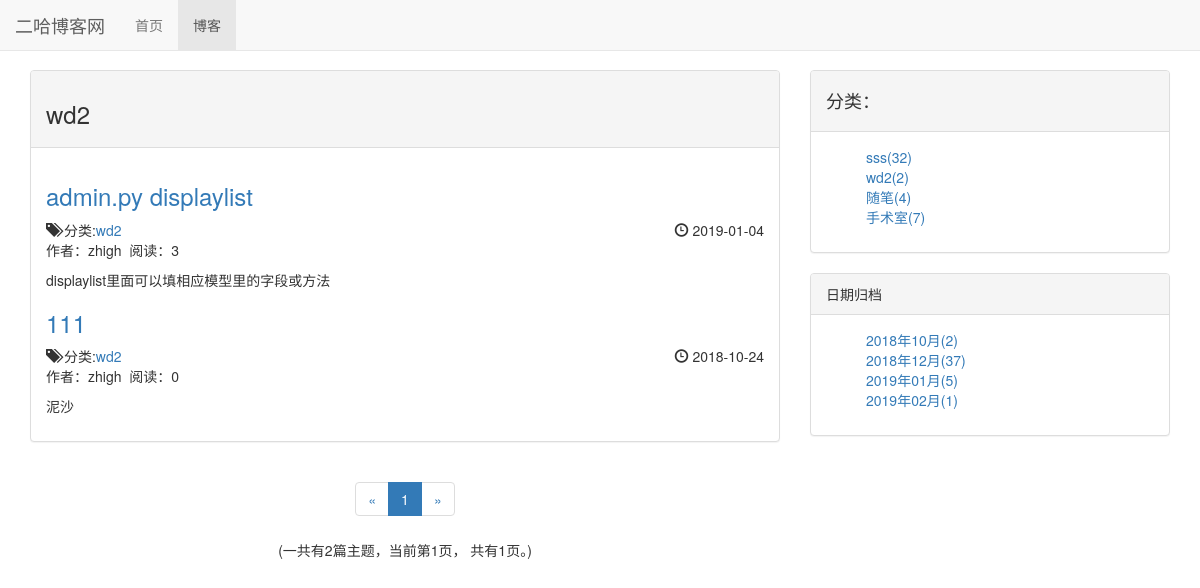
Screenshot of /topics/type/2 with the database file from the repository.
### learning/models.py (models this page shows, shortened)
class TopicType(models.Model):
    type_name = models.CharField(max_length=15)
    def __str__(self):
        return self.type_name

class Topic(models.Model,ReadNumExpandMethod):
    title = models.CharField(max_length=50)
    Topic_Type = models.ForeignKey(TopicType,on_delete = models.DO_NOTHING)
    content = RichTextUploadingField()
    author = models.ForeignKey(User,on_delete=models.DO_NOTHING)
    read_details = GenericRelation(ReadDetail)
    create_time = models.DateTimeField(auto_now_add=True)
    last_update_time = models.DateTimeField(auto_now_add=True)
    class Meta:
        ordering = ['-create_time']

### read_statistics/models.py (models this page shows)
class ReadNum(models.Model):
    read_num = models.IntegerField(default=0)
    content_type = models.ForeignKey(ContentType, on_delete=models.DO_NOTHING)
    object_id = models.PositiveIntegerField()
    content_object = GenericForeignKey('content_type', 'object_id')

### learning/views.py (the view)
# urls.py: path('type/<int:Topic_Type_pk>',views.topics_with_type,name="topics_with_type"),
def topics_with_type(request,Topic_Type_pk):
    topic_type = get_object_or_404(TopicType, pk=Topic_Type_pk)
    topics_all_list= Topic.objects.filter(Topic_Type=topic_type)
    context = get_topic_list_common_data(request,topics_all_list)
    context['topics_type']=topic_type
    context['topics'] = topics_all_list
    return render(request,'topic_with_type.html',context)

### read_statistics/models.py (called while the page is built)
    def get_read_num(self):
        try:
            ct = ContentType.objects.get_for_model(self)
            readnum = ReadNum.objects.get(content_type=ct, object_id=self.pk)
            return readnum.read_num
        except exceptions.ObjectDoesNotExist:
            return 0

### learning/templates/topic_with_type.html (shortened to what this page needs)
{% extends "topic_list.html" %}
{% block topic_list_title %}
	<h3>{{topics_type.type_name}}</h3>
{% endblock topic_list_title %}

### learning/templates/topic_list.html (shortened to what this page needs)
{% extends "base.html" %}
{% load static %}
{% block nav_topic_active %}active{% endblock %}
{% block css %}
<link rel="stylesheet" href="{% static 'learning/topic_list.css' %}">
{% endblock css %}
{% block content%}
  <div class="container">
    <div class="row">
      <div class="col-md-8">
        <div class="panel panel-default">
          <div class="panel-heading">
            <h3 class="panel-title">
              {% block topic_list_title %}{% endblock topic_list_title %}
            </h3>
          </div>
          <div class="panel-body">
            <p>
            {%for topic in page_of_topics%}
              <div class="topic">
                <a href="{% url 'topic_detail' topic.pk %}">
                  <h3>{{ topic.title }}</h3>
                </a>
                <div class="topic-info">
                  <span class="glyphicon glyphicon-tags" aria-hidden="true"></span>
                  分类:<a href="{% url 'topics_with_type' topic.Topic_Type.pk %}">{{topic.Topic_Type}}</a>
                  <div style="display: inline-block;float: right;">
                    <span class="glyphicon glyphicon-time" aria-hidden="true"></span>
                    {{topic.create_time|date:"Y-m-d"}}
                  </div>
                </div>
                <p>作者：{{topic.author}} &nbsp;阅读：{{topic.get_read_num}}</p>
                <p>{{topic.content|truncatechars:120|striptags}}</p>
              </div>
            {%empty%}
              <div class="topic">
                <p>暂无博客</p>
              </div>
            {% endfor %}
            </p>
          </div>
        </div>
        <div class="paginator">
          <div aria-label="Page navigation">
            <ul class="pagination">
              <li>
                {% if page_of_topics.has_previous %}
                  <a href="?page={{page_of_topics.previous_page_number}}" aria-label="Previous">
                    <span aria-hidden="true">&laquo;</span>
                  </a>
                {% else %}
                  <span aria-hidden="true">&laquo;</span>
                {% endif %}
              </li>
              {% for page_num in current_page_range %}
                {% if page_num == page_of_topics.number %}
                  <li class="active"><span>{{page_num}}</span></li>
                {%else%}
                  {% if page_num == '...' %}
                     <li><span>{{page_num}}</span></li>
                  {% else %}
                    <li><a href="?page={{page_num}}">{{page_num}}</a></li>
                  {% endif %}
                {% endif %}
              {% endfor %}
              <li>
                {% if page_of_topics.has_next %}
                  <a href="?page={{page_of_topics.next_page_number}}" aria-label="Next">
                    <span aria-hidden="true">&raquo;</span>
                  </a>
                {% else %}
                  <span aria-hidden="true">&raquo;</span>
                {% endif %}
              </li>
            </ul>
            <div class="abc">(一共有{{topics|length}}篇主题，当前第{{page_of_topics.number}}页，
            共有{{page_of_topics.paginator.num_pages}}页。)
            </div>
          </div>
        </div>
      </div>
      <div class="col-md-4">
        <div class="panel panel-default">
          <div class="panel-heading">
            <h3 class="panel-title">
              <h4>分类：</h4>
            </h3>
          </div>
          <div class="panel-body">
            <ul>
            {% for topic_type in topic_types %}
              <li>
                <a href="{% url 'topics_with_type' topic_type.pk %}">{{topic_type.type_name}}({{topic_type.topic_count}})</a>
              </li>
            {% empty %}
              <li>暂无分类</li>
            {% endfor %}
          </ul>
          </div>
        </div>
        <div class="panel panel-default">
          <div class="panel-heading">日期归档</div>
          <div class="panel-body">
            <ul>
              {% for topic_date,topic_count in topic_dates.items %}
                <a href="{% url 'topics_with_date' topic_date.year topic_date.month %}">
                  <li>{{topic_date|date:"Y年m月"}}({{topic_count}})</li>
                </a>
              {% endfor %}
            </ul>
          </div>
        </div>
      </div>
    </div>
  </div>
{% endblock content%}

### static/main.css (style rules this page uses)
ul { list-style-type: none; }

### static/learning/topic_list.css (style rules this page uses)
.paginator { text-align: center; }

### rows the page displays
TopicType: type_name "wd2", topic_count "2"
Topic: title "admin.py displaylist", Topic_Type "wd2", create_time "2019-01-04", author "zhigh", get_read_num "3", content "displaylist里面可以填相应模型里的字段或方法"
Topic: title "111", Topic_Type "wd2", create_time "2018-10-24", author "zhigh", get_read_num "0", content "泥沙"
TopicType: type_name "sss", topic_count "32"
TopicType: type_name "随笔", topic_count "4"
TopicType: type_name "手术室", topic_count "7"

### other values shown
{{ page_num }} "1"
{{ topics|length }} "2"
{{ page_of_topics.number }} "1"
{{ page_of_topics.paginator.num_pages }} "1"
{{ topic_date|date:"Y年m月" }} "2018年10月" "2018年12月" "2019年01月" "2019年02月"
{{ topic_count }} "2" "37" "5" "1"
